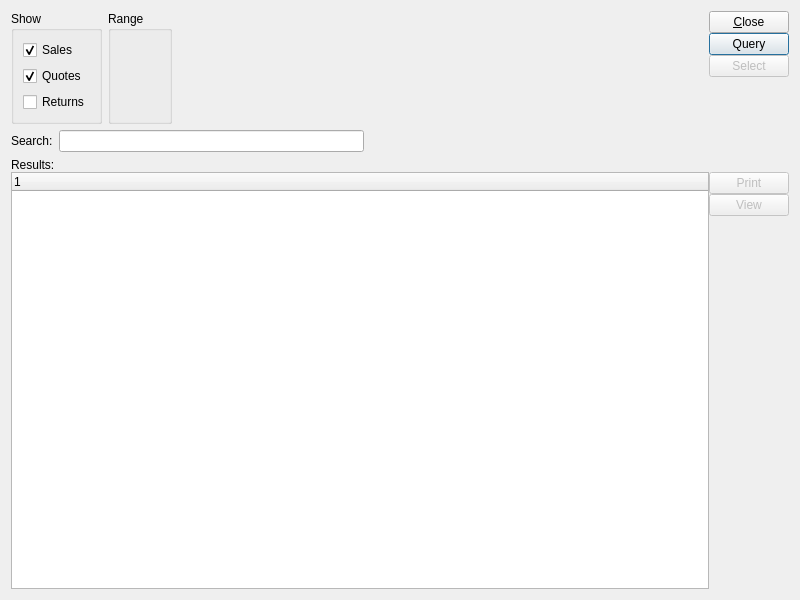
<ui version="4.0" >
 <comment>This file is part of the xtpos package for xTuple ERP: PostBooks Edition, a free and
open source Enterprise Resource Planning software suite,
Copyright (c) 1999-2011 by OpenMFG LLC, d/b/a xTuple.
It is licensed to you under the Common Public Attribution License
version 1.0, the full text of which (including xTuple-specific Exhibits)
is available at www.xtuple.com/CPAL.  By using this software, you agree
to be bound by its terms.</comment>
 <class>retailSaleSearch</class>
 <widget class="QDialog" name="retailSaleSearch" >
  <property name="geometry" >
   <rect>
    <x>0</x>
    <y>0</y>
    <width>800</width>
    <height>600</height>
   </rect>
  </property>
  <property name="windowTitle" >
   <string>Retail Sale Search</string>
  </property>
  <layout class="QGridLayout" name="gridLayout_5" >
   <item row="0" column="0" >
    <widget class="Screen" name="_sale" >
     <property name="schemaName" >
      <string notr="true">xtpos</string>
     </property>
     <property name="tableName" >
      <string notr="true">api_sale</string>
     </property>
     <layout class="QGridLayout" name="gridLayout_2" >
      <property name="margin" >
       <number>0</number>
      </property>
      <item row="0" column="0" >
       <layout class="QHBoxLayout" name="horizontalLayout" >
        <item>
         <widget class="QGroupBox" name="_showGroup" >
          <property name="title" >
           <string>Show</string>
          </property>
          <layout class="QVBoxLayout" name="verticalLayout_4" >
           <item>
            <widget class="XCheckBox" name="_showSales" >
             <property name="text" >
              <string>Sales</string>
             </property>
             <property name="checked" >
              <bool>true</bool>
             </property>
             <property name="forgetful" >
              <bool>true</bool>
             </property>
            </widget>
           </item>
           <item>
            <widget class="XCheckBox" name="_showQuotes" >
             <property name="text" >
              <string>Quotes</string>
             </property>
             <property name="checked" >
              <bool>true</bool>
             </property>
             <property name="forgetful" >
              <bool>true</bool>
             </property>
            </widget>
           </item>
           <item>
            <widget class="XCheckBox" name="_showReturns" >
             <property name="text" >
              <string>Returns</string>
             </property>
             <property name="forgetful" >
              <bool>true</bool>
             </property>
            </widget>
           </item>
          </layout>
         </widget>
        </item>
        <item>
         <widget class="QGroupBox" name="_dateGroup" >
          <property name="title" >
           <string>Range</string>
          </property>
          <layout class="QGridLayout" name="gridLayout_4" >
           <item row="0" column="0" >
            <widget class="DateCluster" name="_dates" />
           </item>
          </layout>
         </widget>
        </item>
        <item>
         <spacer name="horizontalSpacer_2" >
          <property name="orientation" >
           <enum>Qt::Horizontal</enum>
          </property>
          <property name="sizeHint" stdset="0" >
           <size>
            <width>40</width>
            <height>20</height>
           </size>
          </property>
         </spacer>
        </item>
       </layout>
      </item>
      <item rowspan="2" row="0" column="1" >
       <spacer name="horizontalSpacer" >
        <property name="orientation" >
         <enum>Qt::Horizontal</enum>
        </property>
        <property name="sizeType" >
         <enum>QSizePolicy::Preferred</enum>
        </property>
        <property name="sizeHint" stdset="0" >
         <size>
          <width>28</width>
          <height>20</height>
         </size>
        </property>
       </spacer>
      </item>
      <item rowspan="2" row="0" column="2" >
       <layout class="QVBoxLayout" name="verticalLayout" >
        <property name="spacing" >
         <number>0</number>
        </property>
        <item>
         <widget class="QPushButton" name="_close" >
          <property name="text" >
           <string>&amp;Close</string>
          </property>
         </widget>
        </item>
        <item>
         <widget class="QPushButton" name="_query" >
          <property name="text" >
           <string>Query</string>
          </property>
          <property name="autoDefault" >
           <bool>true</bool>
          </property>
          <property name="default" >
           <bool>true</bool>
          </property>
         </widget>
        </item>
        <item>
         <widget class="QPushButton" name="_select" >
          <property name="enabled" >
           <bool>false</bool>
          </property>
          <property name="text" >
           <string>Select</string>
          </property>
         </widget>
        </item>
        <item>
         <spacer name="verticalSpacer" >
          <property name="orientation" >
           <enum>Qt::Vertical</enum>
          </property>
          <property name="sizeType" >
           <enum>QSizePolicy::Expanding</enum>
          </property>
          <property name="sizeHint" stdset="0" >
           <size>
            <width>20</width>
            <height>0</height>
           </size>
          </property>
         </spacer>
        </item>
       </layout>
      </item>
      <item row="1" column="0" >
       <layout class="QHBoxLayout" name="horizontalLayout_2" >
        <item>
         <widget class="QLabel" name="_searchMeLit" >
          <property name="text" >
           <string>Search:</string>
          </property>
          <property name="buddy" >
           <cstring>_search</cstring>
          </property>
         </widget>
        </item>
        <item>
         <widget class="XLineEdit" name="_search" />
        </item>
        <item>
         <spacer name="horizontalSpacer_3" >
          <property name="orientation" >
           <enum>Qt::Horizontal</enum>
          </property>
          <property name="sizeType" >
           <enum>QSizePolicy::Expanding</enum>
          </property>
          <property name="sizeHint" stdset="0" >
           <size>
            <width>40</width>
            <height>20</height>
           </size>
          </property>
         </spacer>
        </item>
       </layout>
      </item>
      <item row="2" column="0" colspan="3" >
       <widget class="QFrame" name="_frame" >
        <property name="sizePolicy" >
         <sizepolicy vsizetype="Expanding" hsizetype="Expanding" >
          <horstretch>0</horstretch>
          <verstretch>1</verstretch>
         </sizepolicy>
        </property>
        <property name="frameShape" >
         <enum>QFrame::NoFrame</enum>
        </property>
        <property name="frameShadow" >
         <enum>QFrame::Raised</enum>
        </property>
        <layout class="QGridLayout" name="gridLayout" >
         <property name="margin" >
          <number>0</number>
         </property>
         <item row="0" column="0" >
          <layout class="QVBoxLayout" name="verticalLayout_3" >
           <property name="spacing" >
            <number>0</number>
           </property>
           <item>
            <widget class="QLabel" name="_salesLit" >
             <property name="text" >
              <string>Results:</string>
             </property>
            </widget>
           </item>
           <item>
            <layout class="QHBoxLayout" name="horizontalLayout_3" >
             <item>
              <widget class="XTreeWidget" name="_sales" />
             </item>
             <item>
              <layout class="QVBoxLayout" name="verticalLayout_2" >
               <property name="spacing" >
                <number>0</number>
               </property>
               <item>
                <widget class="QPushButton" name="_print" >
                 <property name="enabled" >
                  <bool>false</bool>
                 </property>
                 <property name="text" >
                  <string>Print</string>
                 </property>
                </widget>
               </item>
               <item>
                <widget class="QPushButton" name="_view" >
                 <property name="enabled" >
                  <bool>false</bool>
                 </property>
                 <property name="text" >
                  <string>View</string>
                 </property>
                </widget>
               </item>
               <item>
                <spacer name="verticalSpacer_2" >
                 <property name="orientation" >
                  <enum>Qt::Vertical</enum>
                 </property>
                 <property name="sizeHint" stdset="0" >
                  <size>
                   <width>20</width>
                   <height>40</height>
                  </size>
                 </property>
                </spacer>
               </item>
              </layout>
             </item>
            </layout>
           </item>
          </layout>
         </item>
        </layout>
       </widget>
      </item>
     </layout>
    </widget>
   </item>
  </layout>
 </widget>
 <customwidgets>
  <customwidget>
   <class>DateCluster</class>
   <extends>QWidget</extends>
   <header>datecluster.h</header>
  </customwidget>
  <customwidget>
   <class>Screen</class>
   <extends>QWidget</extends>
   <header>screen.h</header>
   <container>1</container>
  </customwidget>
  <customwidget>
   <class>XCheckBox</class>
   <extends>QCheckBox</extends>
   <header>xcheckbox.h</header>
  </customwidget>
  <customwidget>
   <class>XLineEdit</class>
   <extends>QLineEdit</extends>
   <header>xlineedit.h</header>
  </customwidget>
  <customwidget>
   <class>XTreeWidget</class>
   <extends>QTreeWidget</extends>
   <header>xtreewidget.h</header>
  </customwidget>
 </customwidgets>
 <tabstops>
  <tabstop>_query</tabstop>
  <tabstop>_close</tabstop>
 </tabstops>
 <resources/>
 <connections>
  <connection>
   <sender>_sales</sender>
   <signal>valid(bool)</signal>
   <receiver>_view</receiver>
   <slot>setEnabled(bool)</slot>
   <hints>
    <hint type="sourcelabel" >
     <x>719</x>
     <y>196</y>
    </hint>
    <hint type="destinationlabel" >
     <x>827</x>
     <y>233</y>
    </hint>
   </hints>
  </connection>
  <connection>
   <sender>_sales</sender>
   <signal>valid(bool)</signal>
   <receiver>_select</receiver>
   <slot>setEnabled(bool)</slot>
   <hints>
    <hint type="sourcelabel" >
     <x>655</x>
     <y>216</y>
    </hint>
    <hint type="destinationlabel" >
     <x>775</x>
     <y>79</y>
    </hint>
   </hints>
  </connection>
  <connection>
   <sender>_sales</sender>
   <signal>valid(bool)</signal>
   <receiver>_print</receiver>
   <slot>setEnabled(bool)</slot>
   <hints>
    <hint type="sourcelabel" >
     <x>722</x>
     <y>211</y>
    </hint>
    <hint type="destinationlabel" >
     <x>787</x>
     <y>188</y>
    </hint>
   </hints>
  </connection>
 </connections>
</ui>
